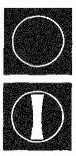
#> input picture scheme009.jpg, 76 x 156 px
$ jupyter execute wykrywanie_straightness_fixed.ipynb
#> lines starting #> are read from the running program, lines starting #| are printed output that depends on the picture; after the words box and inside, x2 and y2 are one past the last pixel; in counts of white or black regions, pixels touching at a corner belong together
[cell 1]
import cv2
import numpy as np
import matplotlib.pyplot as plt

def is_straight(contour, threshold=0.05):
    """Funkcja do sprawdzania, czy kontur jest prosty czy wykrzywiony."""
    arc_length = cv2.arcLength(contour, True)
    area = cv2.contourArea(contour)
    if area == 0:
        return False
    circularity = 4 * np.pi * (area / (arc_length * arc_length))
    return circularity > (1 - threshold)

# 1. Wczytanie obrazu
image_path = 'scheme009.jpg'
image = cv2.imread(image_path)
#> image is the input picture: shape (156, 76, 3); min 0, max 255, mean 93.5

# Sprawdzenie, czy obraz został poprawnie wczytany
if image is None:
    raise FileNotFoundError(f"Obraz nie został znaleziony w ścieżce: {image_path}")

# Konwersja do skali szarości
gray = cv2.cvtColor(image, cv2.COLOR_BGR2GRAY)

# Filtracja wstępna
filtered = cv2.medianBlur(gray, 5)
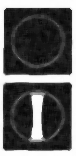
#> filtered: shape (156, 76); min 5, max 255, mean 89.3

# Wykrycie okręgów za pomocą transformacji Hougha
circles = cv2.HoughCircles(filtered, cv2.HOUGH_GRADIENT, dp=1.2, minDist=50, param1=50, param2=30, minRadius=20, maxRadius=100)
#> circles = [[36.6, 115.8, 23.72], [36.6, 42.6, 24.8]]

if circles is not None:
    circles = np.uint16(np.around(circles))
#> circles = [[37, 116, 24], [37, 43, 25]]
    for i in circles[0, :]:
        # Rysowanie okręgu
        cv2.circle(image, (i[0], i[1]), i[2], (0, 255, 0), 2)
        # Rysowanie środka okręgu
        cv2.circle(image, (i[0], i[1]), 2, (0, 0, 255), 3)

        # Maskowanie obszaru wewnątrz okręgu
        mask = np.zeros_like(gray)
        cv2.circle(mask, (i[0], i[1]), i[2], 255, thickness=-1)

        # Znalezienie konturów wewnątrz maski
        masked_image = cv2.bitwise_and(gray, gray, mask=mask)
        _, binary = cv2.threshold(masked_image, 127, 255, cv2.THRESH_BINARY_INV)
        contours, _ = cv2.findContours(binary, cv2.RETR_TREE, cv2.CHAIN_APPROX_SIMPLE)

        # Rysowanie wewnętrznych konturów i rozpoznawanie prostoty
        for contour in contours:
            cv2.drawContours(image, [contour], -1, (0, 255, 0), 2)
            if is_straight(contour):
                cv2.putText(image, "Prosty", (i[0] - 40, i[1] - i[2] - 10), cv2.FONT_HERSHEY_SIMPLEX, 0.6, (0, 255, 0), 1)
            else:
                cv2.putText(image, "Wykrzywiony", (i[0] - 40, i[1] - i[2] - 10), cv2.FONT_HERSHEY_SIMPLEX, 0.6, (0, 0, 255), 1)
#> this loop made 2 passes
#> i on passes 1 to 2: [37, 116, 24], [37, 43, 25]
#> pass 1, `masked_image = cv2.bitwise_and(gray, gray, mask=mask)`:
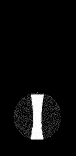
#> masked_image: shape (156, 76); min 0, max 255, mean 12.4
#> pass 1, `_, binary = cv2.threshold(masked_image, 127, 255, cv2.THRESH_BINARY_INV)`:
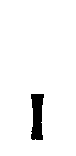
#> binary: shape (156, 76); 96% white; 1 black region, box (x1, y1, x2, y2) and area: (31, 94, 44, 140) 470
#> pass 2, `masked_image = cv2.bitwise_and(gray, gray, mask=mask)`:
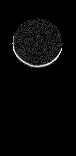
#> masked_image: shape (156, 76); min 0, max 255, mean 6.1
#> pass 2, `_, binary = cv2.threshold(masked_image, 127, 255, cv2.THRESH_BINARY_INV)`:
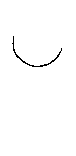
#> binary: shape (156, 76); 99.1% white; black in thin lines or dots, all inside (x1, y1, x2, y2) = (12, 36, 62, 67)
#> after the loop:
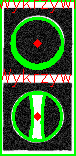
#> image: shape (156, 76, 3); mean B, G, R 57.8, 107.9, 66.7
#> after the loop:
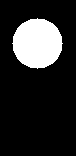
#> mask: shape (156, 76); 16.5% white; 1 white region, box (x1, y1, x2, y2) and area: (12, 18, 63, 69) 1961

# Wyświetlenie końcowego obrazu
plt.figure(figsize=(10, 10))
plt.title('Okrąg i wewnętrzne kontury z rozpoznaniem prostoty')
plt.imshow(cv2.cvtColor(image, cv2.COLOR_BGR2RGB))
plt.axis('off')
plt.show()

$ run again, with scheme002.jpg copied over scheme009.jpg
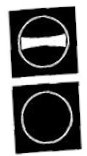
#> input picture scheme002.jpg, 87 x 156 px
#> image is the input picture: shape (156, 87, 3); min 0, max 255, mean 106.6
#> `circles = cv2.HoughCircles(filtered, cv2.HOUGH_GRADIENT, dp=1.2, minDi..`: circles = [[46.2, 115.8, 25.4], [42.6, 39, 24.92]]
#> `circles = np.uint16(np.around(circles))`: circles = [[46, 116, 25], [43, 39, 25]]
#> the loop `for i in circles[0, :]:` made 2 passes
#> i on passes 1 to 2: [46, 116, 25], [43, 39, 25]
#> pass 1, `_, binary = cv2.threshold(masked_image, 127, 255, cv2.THRESH_BINARY_INV)`:
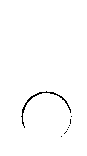
#> binary: shape (156, 87); 98.9% white; black in thin lines or dots, all inside (x1, y1, x2, y2) = (21, 91, 72, 137)
#> after the loop `for i in circles[0, :]:`:
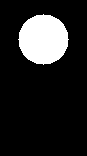
#> mask: shape (156, 87); 14.4% white; 1 white region, box (x1, y1, x2, y2) and area: (18, 14, 69, 65) 1961
